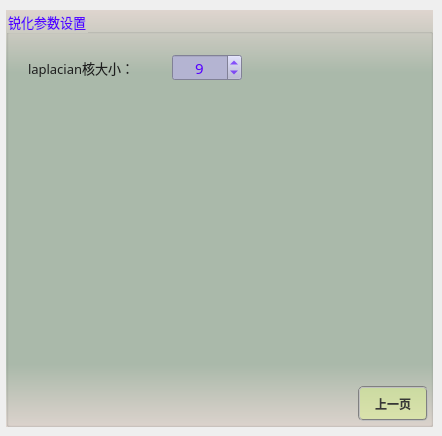
       <widget class="QWidget" name="page_21">
        <widget class="QGroupBox" name="groupParam_20">
         <property name="geometry">
          <rect>
           <x>6</x>
           <y>10</y>
           <width>427</width>
           <height>417</height>
          </rect>
         </property>
         <property name="font">
          <font>
           <family>微软雅黑</family>
           <pointsize>10</pointsize>
          </font>
         </property>
         <property name="styleSheet">
          <string notr="true">background-color: qlineargradient(x1:0, y1:0, x2:0, y2:1, stop:0 #dfd5cf, stop: 0.15 #acbbac, stop: 0.85 #acbbac,stop:1 #dfd5cf);
color: rgb(85, 0, 255);</string>
         </property>
         <property name="title">
          <string>锐化参数设置</string>
         </property>
         <widget class="QPushButton" name="btnLaplacianBack">
          <property name="geometry">
           <rect>
            <x>352</x>
            <y>376</y>
            <width>70</width>
            <height>35</height>
           </rect>
          </property>
          <property name="minimumSize">
           <size>
            <width>70</width>
            <height>30</height>
           </size>
          </property>
          <property name="font">
           <font>
            <family>微软雅黑</family>
            <pointsize>9</pointsize>
            <weight>75</weight>
            <italic>false</italic>
            <bold>true</bold>
           </font>
          </property>
          <property name="styleSheet">
           <string notr="true">QWidget{ background-color: rgba(225, 255, 127,100);}
QWidget{ color: rgb(55, 55, 55);}
QWidget{ border: 2px groove gray;border-radius: 5px;padding: 2px 4px;}
QPushButton:hover{ background-color: rgba(225, 255, 127,150);}
QPushButton:pressed{background-color: rgba(225, 255, 127,255);}</string>
          </property>
          <property name="text">
           <string>上一页</string>
          </property>
         </widget>
         <widget class="QLabel" name="label_49">
          <property name="geometry">
           <rect>
            <x>22</x>
            <y>48</y>
            <width>145</width>
            <height>19</height>
           </rect>
          </property>
          <property name="font">
           <font>
            <family>微软雅黑</family>
            <pointsize>10</pointsize>
           </font>
          </property>
          <property name="styleSheet">
           <string notr="true">color: rgb(30, 30, 30);
background: transparent;</string>
          </property>
          <property name="text">
           <string>laplacian核大小：</string>
          </property>
         </widget>
         <widget class="QSpinBox" name="spinLaplacianKSize">
          <property name="geometry">
           <rect>
            <x>166</x>
            <y>44</y>
            <width>70</width>
            <height>27</height>
           </rect>
          </property>
          <property name="font">
           <font>
            <family>微软雅黑</family>
            <pointsize>11</pointsize>
           </font>
          </property>
          <property name="toolTip">
           <string/>
          </property>
          <property name="styleSheet">
           <string notr="true">QWidget{color: rgb(85, 0, 255);background-color: rgb(180, 180, 210);}
QSpinBox::up-button{
    border:transparent;
}
QSpinBox::down-button{
    border:transparent;
}
QSpinBox::up-arrow{
    image:url(:/resource/up.png);
}
QSpinBox::down-arrow{
    image:url(:/resource/down.png);
}</string>
          </property>
          <property name="alignment">
           <set>Qt::AlignCenter</set>
          </property>
          <property name="minimum">
           <number>1</number>
          </property>
          <property name="maximum">
           <number>101</number>
          </property>
          <property name="singleStep">
           <number>1</number>
          </property>
          <property name="value">
           <number>9</number>
          </property>
         </widget>
        </widget>
       </widget>
